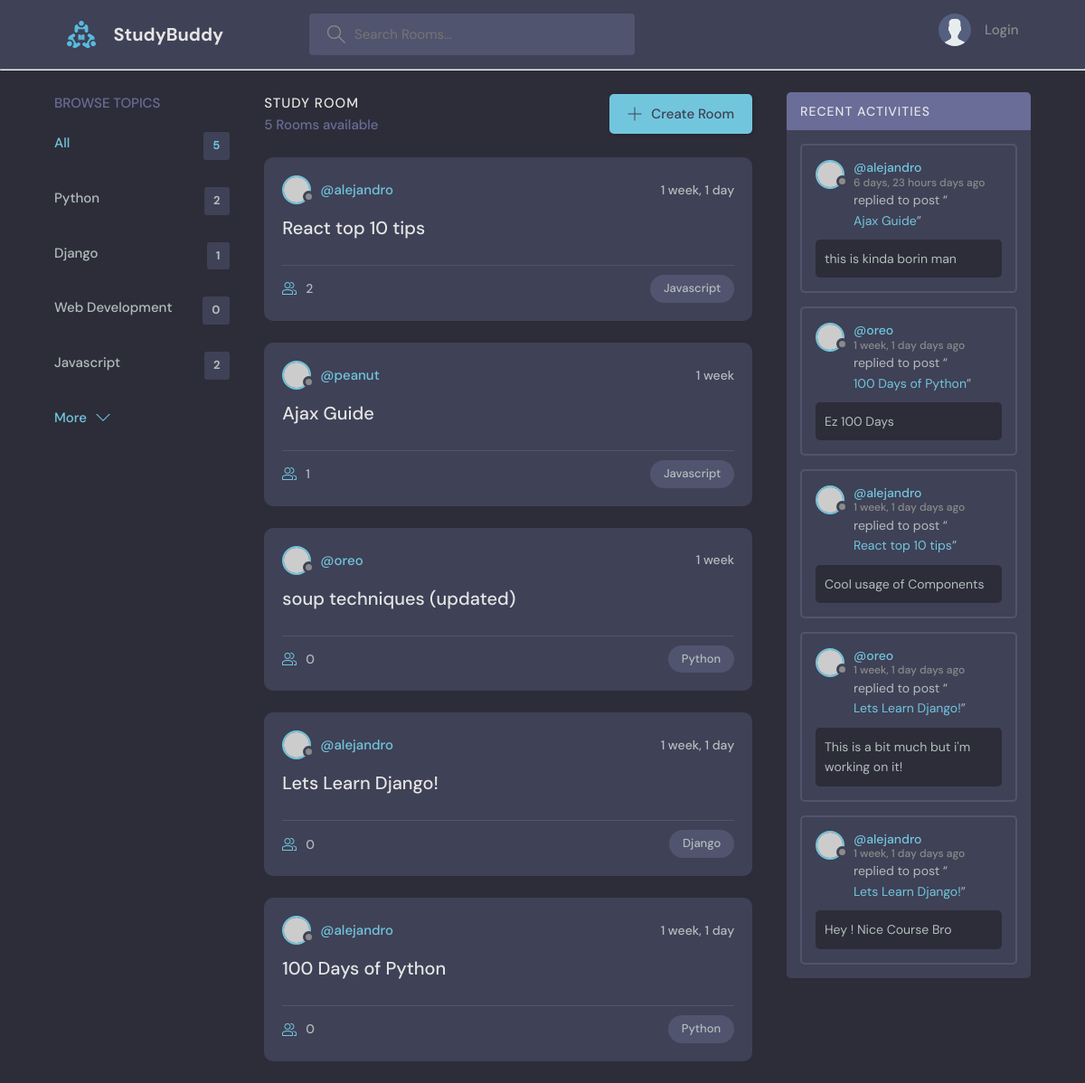
/, run on an earlier commit of the app's database.
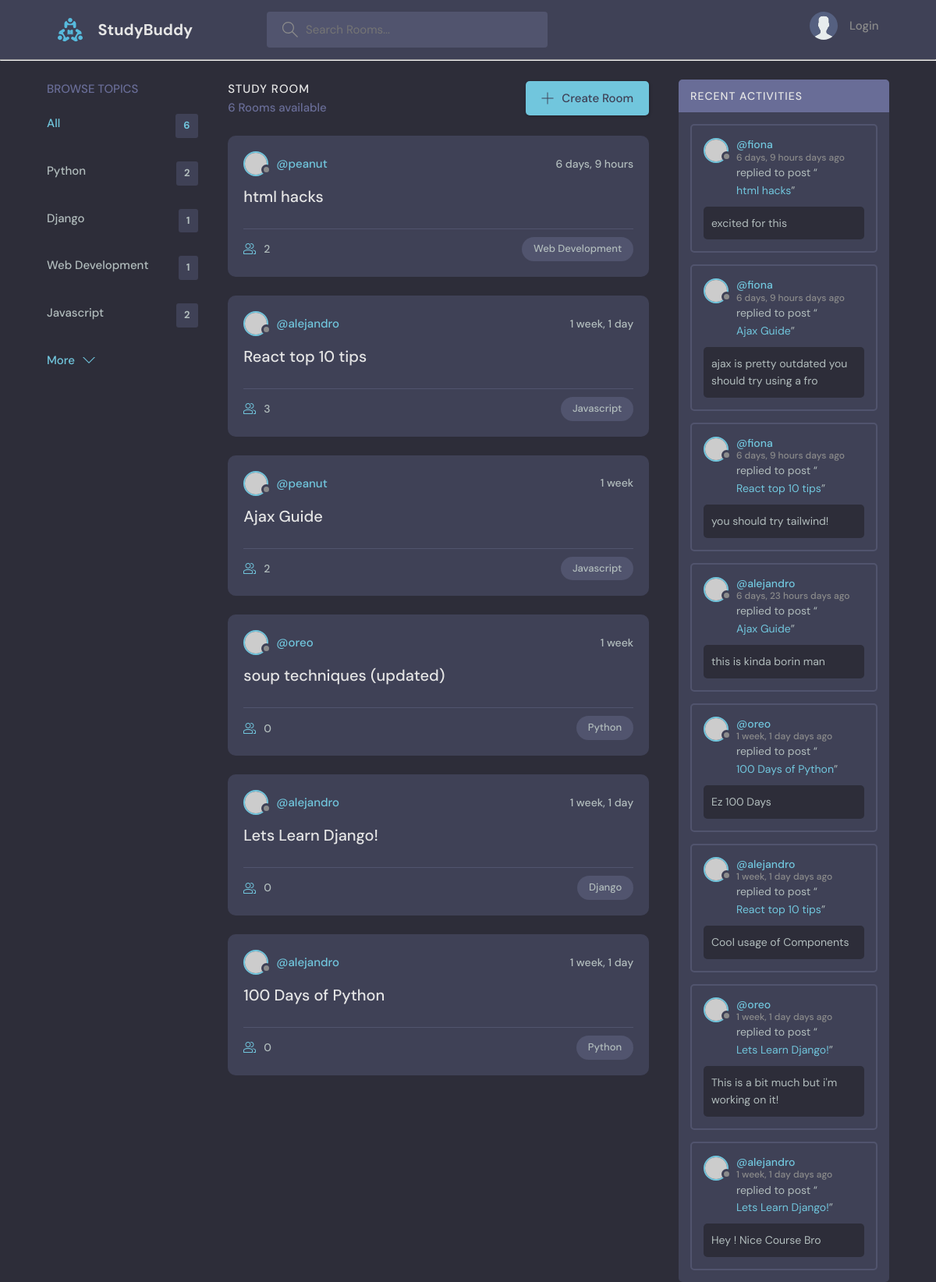
And on a later commit of the database.
### base/models.py (models this page shows, shortened)
class Topic(models.Model):
    name = models.CharField(max_length=200)

class Room(models.Model):
    host = models.ForeignKey(User , on_delete=models.SET_NULL , null=True)
    topic = models.ForeignKey(Topic , on_delete=models.SET_NULL , null=True) # When the topic is deleted room will remain
    name = models.CharField(max_length=200)
    description = models.TextField(null=True ,blank=True, max_length=200) # Null meaning it can be blank
    participants = models.ManyToManyField(User , related_name="participants" , blank=True)
    updated = models.DateTimeField(auto_now=True) #Automatic DateTimeField | Everytime we save
    created = models.DateTimeField(auto_now_add=True) #When we first save
    class Meta:
        ordering = ['-updated', '-created'] # if with "-" it will be reversed
    def __str__(self):
        return self.name

class Message(models.Model):
    user = models.ForeignKey(User , on_delete=models.CASCADE) # A message only has one user
    room = models.ForeignKey(Room , on_delete=models.CASCADE) # CASCADE Means if room is deleted the Message will also be deleted
    body = models.TextField(max_length=250)
    updated = models.DateTimeField(auto_now=True) #Automatic DateTimeField | Everytime we save
    created = models.DateTimeField(auto_now_add=True) #When we first save
    class Meta:
        ordering = ['-updated', '-created'] # if with "-" it will be reversed
    def __str__(self):
        return self.body[0:50]

### base/views.py (the view)
# urls.py: path('' , views.home , name="home"),
def home(request):
    q = request.GET.get('q') if request.GET.get('q') != None else '' #get the '?q=[QUERY]'
    rooms = Room.objects.filter(
        Q(topic__name__icontains = q) |
        Q(name__icontains = q) |
        Q(description__icontains = q)
    ) # all in db
    room_count = rooms.count()
    topic = Topic.objects.all()[0:5] # get all topic from db
    room_messages = Message.objects.filter(Q(room__topic__name__icontains =q))
    context = {'rooms': rooms, 'topics': topic,
               'room_count': room_count, 'room_messages': room_messages}
    return render(request , 'base/home.html' , context )

### base/templates/base/home.html (shortened to what this page needs)
{% extends "main.html" %}
{% block content %}
<main class="layout layout--3">
  <div class="container">
    {% include 'base/topics_component.html' %}
    <div class="roomList">
      <div class="roomList__header">
        <div>
          <h2>Study Room</h2>
          <p>{{room_count}} Rooms available</p>
        </div>
        <a class="btn btn--main" href="{% url 'create-room'%}">
          <svg version="1.1" xmlns="http://www.w3.org/2000/svg" width="32" height="32" viewBox="0 0 32 32">
            <title>add</title>
            <path
              d="M16.943 0.943h-1.885v14.115h-14.115v1.885h14.115v14.115h1.885v-14.115h14.115v-1.885h-14.115v-14.115z">
            </path>
          </svg>
          Create Room
        </a>
      </div>
      {% include 'base/feed_component.html' %}
    </div>
    {% include 'base/activity_component.html' %}
  </div>
</main>
{% endblock content %}

### base/templates/base/topics_component.html
<div class="topics">
    <div class="topics__header">
        <h2>Browse Topics</h2>
    </div>
    <ul class="topics__list">
        <li>
            <a href="{% url 'home' %}" class="active">All <span>{{room_count}}</span></a>
        </li>
        <li>
            {% for topic in topics %}
            <a href="{% url 'home' %}?q={{topic.name}}">{{topic.name}} <span> {{topic.room_set.all.count}} </span></a>
            {% endfor %}
        </li>
    </ul>
    <a class="btn btn--link" href="{% url 'topics' %}">
        More
        <svg version="1.1" xmlns="http://www.w3.org/2000/svg" width="32" height="32" viewBox="0 0 32 32">
            <title>chevron-down</title>
            <path d="M16 21l-13-13h-3l16 16 16-16h-3l-13 13z"></path>
        </svg>
    </a>
</div>

### base/templates/base/feed_component.html (shortened to what this page needs)
{% for room in rooms %}
<div class="roomListRoom">
    <div class="roomListRoom__header">
        <a href="{% url 'profile' room.host.id %}" class="roomListRoom__author">
            <div class="avatar avatar--small">
                <img src="https://randomuser.me/api/portraits/women/11.jpg" />
            </div>
            <span>@{{room.host.username}}</span>
        </a>
        <div class="roomListRoom__actions">
            <span>{{room.created|timesince}}</span>
        </div>
    </div>
    <div class="roomListRoom__content">
        <a href="{% url 'room' room.id %}">{{room.name}}</a>
    </div>
    <div class="roomListRoom__meta">
        <a href="{% url 'room' room.id %}" class="roomListRoom__joined">
            {{room.participants.all.count}}
        </a>
        <p class="roomListRoom__topic">{{room.topic.name}}</p>
    </div>
</div>
{% endfor %}

### base/templates/base/activity_component.html (shortened to what this page needs)
<div class="activities">
    <div class="activities__header">
        <h2>Recent Activities</h2>
    </div>
    {% for message in room_messages %}
    <div class="activities__box">
        <div class="activities__boxHeader roomListRoom__header">
            <a href="{% url 'profile' message.user.id %}" class="roomListRoom__author">
                <div class="avatar avatar--small">
                    <img src="https://randomuser.me/api/portraits/women/11.jpg" />
                </div>
                <p>
                    @{{message.user}}
                    <span>{{message.created|timesince}} days ago</span>
                </p>
            </a>
        </div>
        <div class="activities__boxContent">
            <p>replied to post “<a href="room.html">{{message.room}}</a>”</p>
            <div class="activities__boxRoomContent">
                {{message}}
            </div>
        </div>
    </div>
    {% endfor %}
</div>

What changed in the data, as far as the page shows it:
computed for Topic "Web Development": room_set.all.count "0" → "1"
added Room: host.username "peanut", created "6 days, 9 hours", name "html hacks", participants.all.count "2", topic.name "Web Development"
computed for Room "React top 10 tips": participants.all.count "2" → "3"
computed for Room "Ajax Guide": participants.all.count "1" → "2"
added Message: user "fiona", created "6 days, 9 hours", room "html hacks", body "excited for this"
added Message: user "fiona", created "6 days, 9 hours", room "Ajax Guide", body "ajax is pretty outdated you should try using a fro"
added Message: user "fiona", created "6 days, 9 hours", room "React top 10 tips", body "you should try tailwind!"
Also different on the page:
{{ room_count }}: "5" → "6"
